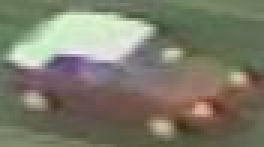
%> input picture car_template.jpg, 88 x 49 px, given in place of frame00303.jpg, which was not available (shown 3 times larger)
$ octave hw4.m   (GNU Octave 9; MATLAB toolbox functions it lacks are replaced by stand-ins)
%> lines starting %> are read from the running program, lines starting %| are printed output that depends on the picture; pictures that were not available may be replaced by others from this repository, and a replacement may not be noted
### trackTemplate.m
function trackTemplate(path_to_car_sequence, sigma, template)
%> called with path_to_car_sequence = 'CarSequence/', sigma = 10, template = 'car_template.jpg'
%trackTemplate: Tracks a given template through a sequence of frames given the
%location of the template in the first frame. This code assumes that the
%motion of the object is purely translational.
    dirname='output';
    mkdir(dirname);
    warning('off','MATLAB:colon:nonIntegerIndex');
    fid=fopen(strcat(dirname,'/coordinates.txt'),'w');
    MAX_ITER = 10000;
    im1 = imread(strcat(path_to_car_sequence,'frame00303.jpg'));
%> im1 is the input picture: size 49x88x3 uint8; mean R, G, B 124.2, 122.6, 105.9
    T = imread(template);
    [mT, nT,~] = size(T);
%> mT = 49; nT = 88

    %Finding original location of template in image
    corr = normxcorr2(T(:,:,1),im1(:,:,1));
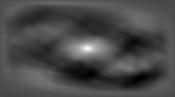
%> corr: size 97x175 double; min -0.402, max 1, mean 0.00304; drawn with min black and max white

    [~, maxInd] = max(abs(corr(:)));
%> maxInd = 8488
    [ymax, xmax] = ind2sub(size(corr),maxInd(1));
%> ymax = 49; xmax = 88
    %W_coords = [xmax, ymax];
    W_coords = [(xmax-size(T,2)) (ymax-size(T,1))];
%> W_coords = [0 0]
    W_width = nT;
%> W_width = 88
    W_height = mT;
%> W_height = 49


    %Calculating M matrix from Tx and Ty
    [Tx,Ty] = imgradientxy(T(:,:,1));
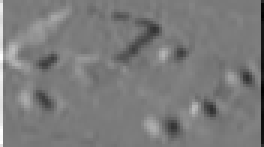
%> Tx: size 49x88 double (shown 3 times larger); min -471, max 504, mean -0.1; drawn with min black and max white
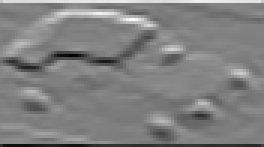
%> Ty: size 49x88 double (shown 3 times larger); min -582, max 569, mean -0.5; drawn with min black and max white
    Minv = [Tx(:),Ty(:)]'*[Tx(:),Ty(:)];
%> Minv = [28145933 -671181; -671181 65676165]
    S = -Minv\[Tx(:),Ty(:)]';

    %Iterating over all images in the sequence
    for i=308:403,
        imname = strcat(path_to_car_sequence,'frame00',int2str(i),'.jpg');
        disp(imname);
%> the run ends on the next line
        im = imread(imname);
        d = 100000;
        iter = 0;
        %Iterating for large motions
        while d>150,
            iter = iter+1;
            if iter>MAX_ITER,
                break;
            end
            imT = im(W_coords(2):W_coords(2)+W_height,W_coords(1):W_coords(1)+W_width,:);
            imT = imresize(imT,[mT,nT]);
            %[imTx,imTy] = imgradientxy(imT(:,:,1));
            %A = [imTx(:),imTy(:)]'*[imTx(:),imTy(:)];
            %imshow(imT);

            diff = imT-T;
            d = abs(sum(sum(sum((diff-T).^2).^0.5)));
            %disp(d);
            diff = rgb2gray(diff);
            u = S(1,:)*double(diff(:));
            v = S(2,:)*double(diff(:));
            translate = [1,0,u;0,1,v;0,0,1];
            W = translate*[W_coords(1);W_coords(2);1];
            W_coords = [W(1),W(2)];
            disp(W_coords);
        end
        fig=figure('visible','off');
        imshow(im);
        hold on;
        rectangle('position',[W_coords(1) W_coords(2) W_width W_height],...
                  'edgecolor','g','linewidth',2);
        print(fig,strcat(dirname,'/frame00',int2str(i)),'-djpeg');
        formatSpec = '%d %0.2f %0.2f %0.2f %0.2f %0.2f %0.2f %0.2f %0.2f\n';
        fprintf(fid,formatSpec,i,W_coords(1),W_coords(2), ...
            W_coords(1)+W_width,W_coords(2), ...
            W_coords(1),W_coords(2)+W_height,...
            W_coords(1)+W_width,W_coords(2)+W_height);
    end
end

### hw4.m
clc; clear all; close all;

path_to_car_sequence = 'CarSequence/';
sigma = 10;  %try for range 1 to 10
template='car_template.jpg';    %try other vehicle templates as well


trackTemplate(path_to_car_sequence, sigma, template);
